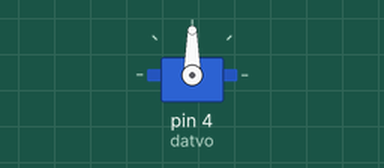
Bench run of a sketch on a simulated Arduino Uno, built with avr-gcc and run on an emulated ATmega328P. On the bench: servo.

Above: at 0.05 s.
At 1.4 s:
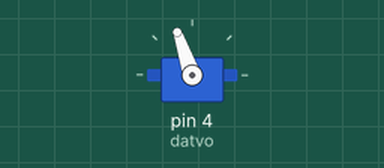
At 2.8 s:
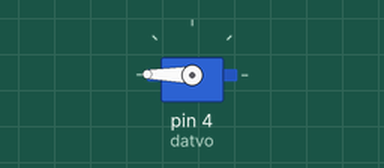
At 5.6 s:
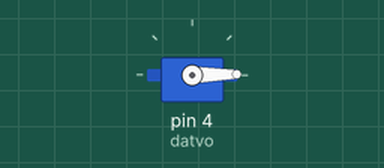
Timing chart, 0 to 7.3 s (numbered marks = the images above):
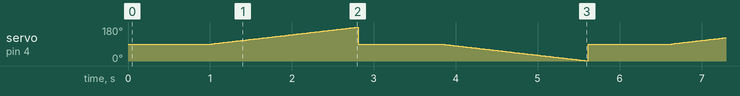

The sketch:

servotest.ino
```cpp
#include <Servo.h>
Servo datvo;

void setup() {
  datvo.attach(4);
}

void loop() {
  datvo.write(90);
  delay(1000);

  for(int i=90; i<180; i++) {
    datvo.write(i);
    delay(20);
  }

  datvo.write(90);
  delay(1000);

  for(int i=90; i>0; i--) {
    datvo.write(i);
    delay(20);
  }


}
```
